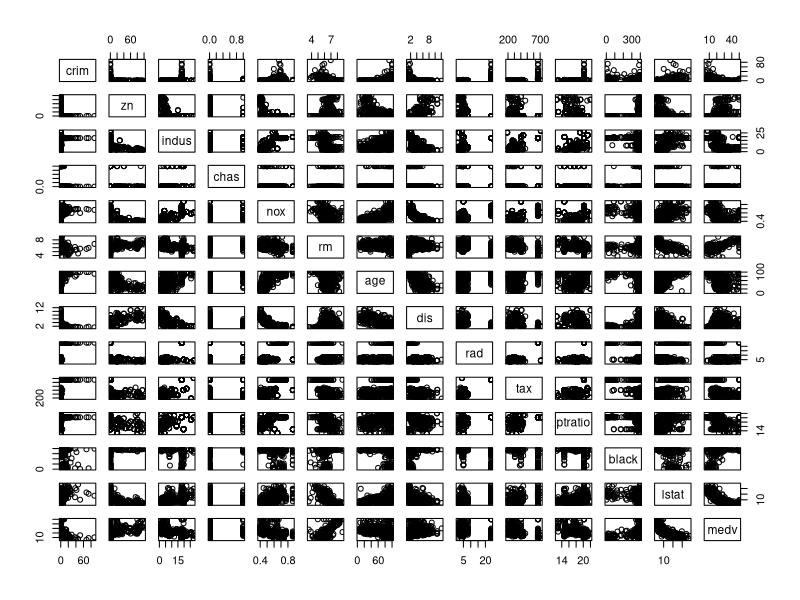
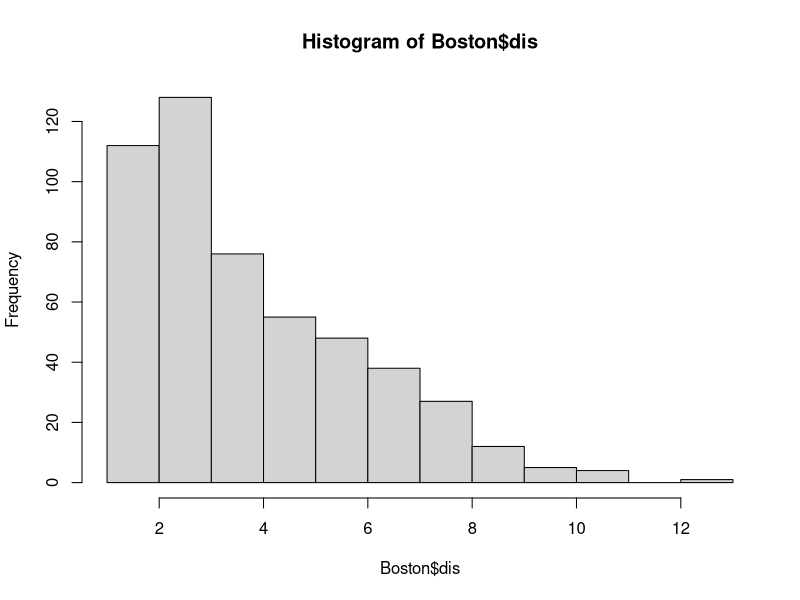
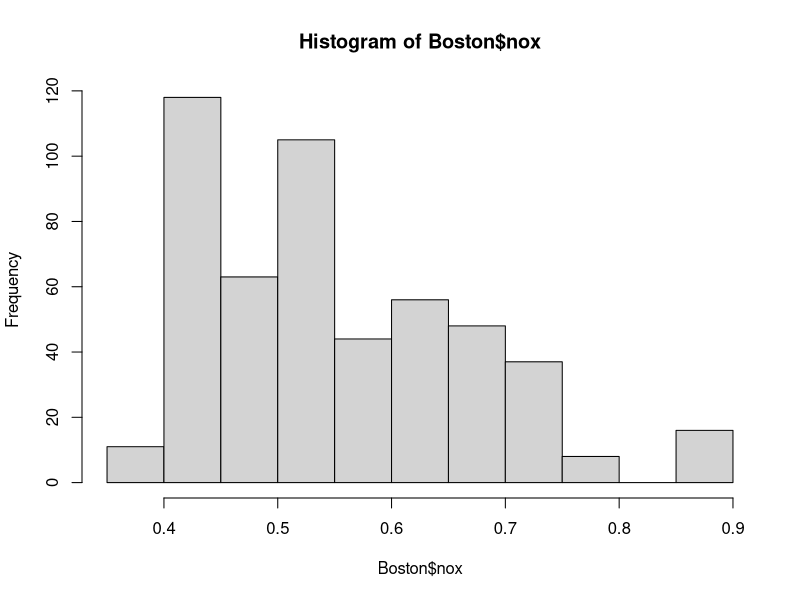
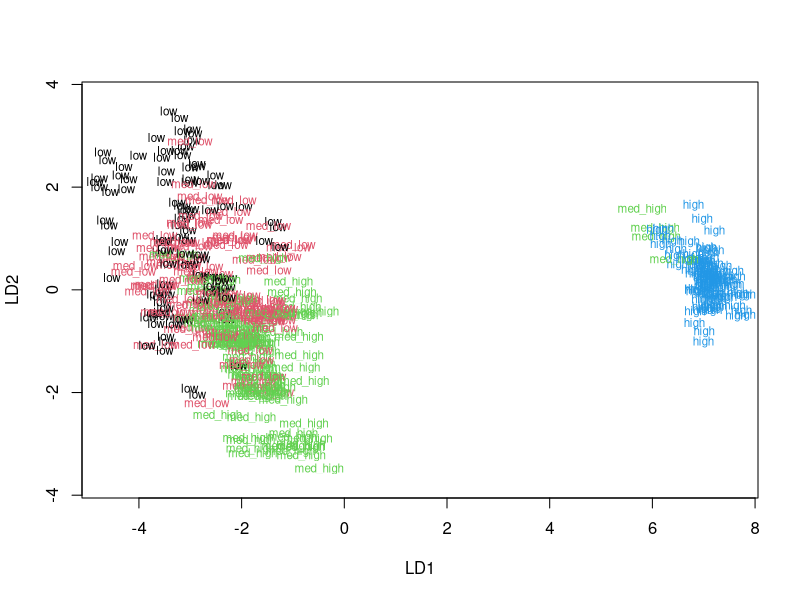

Generate these figures, in order, with R:
## ---- chunk 1
# access the MASS package
library(MASS)

# load the data
data("Boston")

# explore the dataset
str(Boston)
dim(Boston)
## ---- chunk 2
summary(Boston)
pairs(Boston)
hist(Boston$dis)
hist(Boston$nox)
## ---- chunk 3
set.seed(123)
boston_scaled <- scale(Boston)
summary(boston_scaled)
boston_scaled <- as.data.frame(boston_scaled)
bins <- quantile(boston_scaled$crim)
crime <- cut(boston_scaled$crim, breaks = bins, include.lowest = TRUE, labels = c("low", "med_low", "med_high", "high"))

boston_scaled <- dplyr::select(boston_scaled, -crim)
boston_scaled <- data.frame(boston_scaled, crime)

n <- nrow(boston_scaled)
ind <- sample(n,  size = n * 0.8)
train <- boston_scaled[ind,]
test <- boston_scaled[-ind,]
## ---- chunk 4
lda.fit <- lda(crime ~ ., data = train)
classes <- as.numeric(train$crime)
plot(lda.fit, dimen = 2, col = classes, pch = classes)

## ---- chunk 5
correct_classes <- test$crime
lda.pred <- predict(lda.fit, newdata = test)
table(correct = correct_classes, predicted = lda.pred$class)
